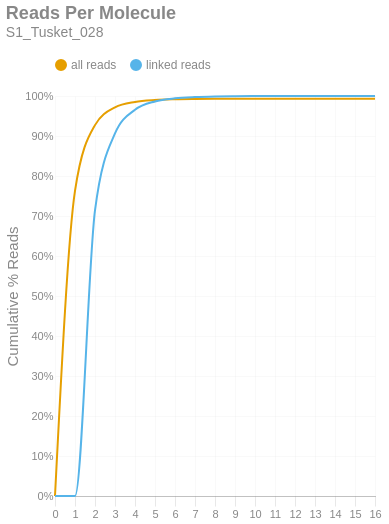

Notebook source saved alongside this figure:
### Markdown cell above
### Reads per Molecule
This chart shows the cumulative distribution of the number of reads per linked molecule. That is, how many alignments are associated with a unique molecule. This excludes the number of reads associated with invalid or absent linked-read barcodes. The `linked` histogram is the percentages recalculated when disregarding singletons.

### Code cell
if SKIPLR:
    print_html(f"Skipped")
else:
    counts = np.bincount(valids['reads'].cast(pl.Int64).to_numpy())
    weighted = counts * np.arange(len(counts))
    all_perc = weighted / n_reads
    linked_perc = weighted / n_linked_reads
    linked_perc[1] = 0
    binned_df = pl.DataFrame({
        'readsper': list(range(len(counts))),
        'all reads (cumsum)': np.cumsum(all_perc).tolist(),
        'linked reads (cumsum)': np.cumsum(linked_perc).tolist(),
    })

    with SafeRender(binned_df):
        (
            density_plot(binned_df, 'Reads Per Molecule', samplename, 'readspmol')
            .encode(
                x=alt.X('readsper:O', title=None).axis(labelAngle=0).scale(padding=0),
                y=alt.Y('value:Q', title='Cumulative % Reads').axis(format='%').stack(False),
                color=alt.Color("key:N").scale(domain=["all reads", "linked reads"]),
                tooltip=[
                    alt.Tooltip("key:N", title="Data Type"),
                    alt.Tooltip("readsper:O", title="Reads Per Molecule"),
                    alt.Tooltip("value:Q", format=".2%", title="% Reads (Cum.)")
                ]            
            )
        ).display()

### Figure 1 — Vega-Lite specification as saved in the notebook (floating-point values rounded to 4 significant figures)
{"width": "container", "height": 400, "config": {"title": {"anchor": "start", "dy": -15, "fontSize": 18, "color": "#888888", "subtitleColor": "#888888", "subtitleFontSize": 14}, "arc": {"fill": "#0072B2"}, "axis": {"domainColor": "#888888", "domainWidth": 0.5, "gridWidth": 0.2, "grid": false, "titleFontWeight": 400, "titleFontSize": 15, "labelFontSize": 11, "labelColor": "#888888", "tickColor": "#888888", "tickWidth": 0.2, "titleColor": "#888888"}, "axisBand": {"grid": false}, "axisX": {"grid": true, "tickSize": 10, "domainCap": "round"}, "axisY": {"domain": false, "grid": true, "tickSize": 0, "domainCap": "round"}, "background": "transparent", "header": {"labelFontSize": 15, "labelColor": "#888888", "titleFontSize": 15, "titleFontWeight": 600, "titleColor": "#888888"}, "legend": {"labelFont": "sans-serif", "labelFontSize": 12, "labelColor": "#888888", "symbolSize": 100, "symbolType": "circle", "titleFontSize": 12, "titlePadding": 10, "titleColor": "#888888", "title": null, "orient": "top"}, "range": {"category": ["#E69F00", "#56B4E9", "#009E73", "#F0E442", "#0072B2", "#D55E00", "#CC79A7", "#000000"], "diverging": ["#cfe8f3", "#a2d4ec", "#73bfe2", "#46abdb", "#1696d2", "#12719e"]}, "area": {"fill": "#0072B2", "fillOpacity": 0.7, "line": true, "strokeOpacity": 0.7}, "line": {"color": "#0072B2", "stroke": "#0072B2", "strokeWidth": 2}, "trail": {"color": "#0072B2", "stroke": "#0072B2", "strokeWidth": 0, "size": 1}, "point": {"filled": true, "fillOpacity": 1.0, "size": 95}, "text": {"color": "#888888", "fontSize": 11, "align": "right", "fontWeight": 400, "size": 11}, "bar": {"fill": "#0072B2", "stroke": null}, "view": {"stroke": null, "continuousWidth": 660, "continuousHeight": 400}}, "data": {"name": "data-fc5153020b69c1c0a2469c3a2efa787c"}, "mark": {"type": "line", "interpolate": "monotone", "point": {"opacity": 0, "size": 275}}, "encoding": {"color": {"field": "key", "scale": {"domain": ["all reads", "linked reads"]}, "type": "nominal"}, "tooltip": [{"field": "key", "title": "Data Type", "type": "nominal"}, {"field": "readsper", "title": "Reads Per Molecule", "type": "ordinal"}, {"field": "value", "format": ".2%", "title": "% Reads (Cum.)", "type": "quantitative"}], "x": {"axis": {"labelAngle": 0}, "field": "readsper", "scale": {"padding": 0}, "title": null, "type": "ordinal"}, "y": {"axis": {"format": "%"}, "field": "value", "stack": false, "title": "Cumulative % Reads", "type": "quantitative"}}, "params": [{"name": "param_c36ac31b6afebe62", "select": {"type": "point", "fields": ["key"]}, "bind": "legend"}], "title": {"text": "Reads Per Molecule", "subtitle": "S1_Tusket_028"}, "transform": [{"fold": ["all reads (cumsum)", "linked reads (cumsum)"]}, {"calculate": "replace(datum.key, ' (cumsum)', '')", "as": "key"}, {"filter": {"param": "param_c36ac31b6afebe62"}}], "usermeta": {"embedOptions": {"downloadFileName": "S1_Tusket_028.readspmol"}}, "$schema": "https://vega.github.io/schema/vega-lite/v6.1.0.json", "datasets": {"data-fc5153020b69c1c0a2469c3a2efa787c": [{"readsper": 0, "all reads (cumsum)": 0.0, "linked reads (cumsum)": 0.0}, {"readsper": 1, "all reads (cumsum)": 0.7627, "linked reads (cumsum)": 0.0}, {"readsper": 2, "all reads (cumsum)": 0.9272, "linked reads (cumsum)": 0.7138}, {"readsper": 3, "all reads (cumsum)": 0.9716, "linked reads (cumsum)": 0.9064}, {"readsper": 4, "all reads (cumsum)": 0.9852, "linked reads (cumsum)": 0.9655}, {"readsper": 5, "all reads (cumsum)": 0.99, "linked reads (cumsum)": 0.9864}, {"readsper": 6, "all reads (cumsum)": 0.9918, "linked reads (cumsum)": 0.9942}, {"readsper": 7, "all reads (cumsum)": 0.9926, "linked reads (cumsum)": 0.9973}, {"readsper": 8, "all reads (cumsum)": 0.9929, "linked reads (cumsum)": 0.9988}, {"readsper": 9, "all reads (cumsum)": 0.993, "linked reads (cumsum)": 0.9995}, {"readsper": 10, "all reads (cumsum)": 0.9931, "linked reads (cumsum)": 0.9997}, {"readsper": 11, "all reads (cumsum)": 0.9931, "linked reads (cumsum)": 0.9999}, {"readsper": 12, "all reads (cumsum)": 0.9931, "linked reads (cumsum)": 0.9999}, {"readsper": 13, "all reads (cumsum)": 0.9932, "linked reads (cumsum)": 1.0}, {"readsper": 14, "all reads (cumsum)": 0.9932, "linked reads (cumsum)": 1.0}, {"readsper": 15, "all reads (cumsum)": 0.9932, "linked reads (cumsum)": 1.0}, {"readsper": 16, "all reads (cumsum)": 0.9932, "linked reads (cumsum)": 1.0}]}}
